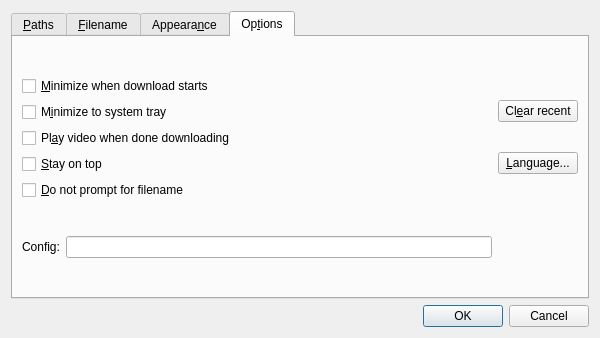
<?xml version="1.0" encoding="UTF-8"?>
<ui version="4.0">
 <class>Preferences</class>
 <widget class="QDialog" name="Preferences">
  <property name="geometry">
   <rect>
    <x>0</x>
    <y>0</y>
    <width>600</width>
    <height>338</height>
   </rect>
  </property>
  <property name="windowTitle">
   <string>Preferences</string>
  </property>
  <layout class="QGridLayout" name="gridLayout">
   <item row="0" column="0">
    <widget class="QTabWidget" name="tabWidget">
     <property name="currentIndex">
      <number>3</number>
     </property>
     <widget class="QWidget" name="tab">
      <attribute name="title">
       <string>&amp;Paths</string>
      </attribute>
      <layout class="QGridLayout" name="gridLayout_2">
       <item row="0" column="0">
        <widget class="QLabel" name="label">
         <property name="text">
          <string>&amp;quvi:</string>
         </property>
         <property name="buddy">
          <cstring>quviPathEdit</cstring>
         </property>
        </widget>
       </item>
       <item row="0" column="1" colspan="2">
        <widget class="QLineEdit" name="quviPathEdit">
         <property name="text">
          <string>&lt;replace with path and any additional options&gt;</string>
         </property>
        </widget>
       </item>
       <item row="0" column="3">
        <widget class="QPushButton" name="browseQuviBtn">
         <property name="text">
          <string>&amp;Browse...</string>
         </property>
        </widget>
       </item>
       <item row="1" column="0">
        <widget class="QLabel" name="label_8">
         <property name="text">
          <string>c&amp;url:</string>
         </property>
         <property name="buddy">
          <cstring>curlPathEdit</cstring>
         </property>
        </widget>
       </item>
       <item row="1" column="1" colspan="2">
        <widget class="QLineEdit" name="curlPathEdit">
         <property name="text">
          <string>&lt;replace with path and any additional options&gt;</string>
         </property>
        </widget>
       </item>
       <item row="1" column="3">
        <widget class="QPushButton" name="browseCurlBtn">
         <property name="text">
          <string>B&amp;rowse...</string>
         </property>
        </widget>
       </item>
       <item row="2" column="0">
        <widget class="QLabel" name="label_2">
         <property name="text">
          <string>P&amp;layer:</string>
         </property>
         <property name="buddy">
          <cstring>playerPathEdit</cstring>
         </property>
        </widget>
       </item>
       <item row="2" column="1" colspan="2">
        <widget class="QLineEdit" name="playerPathEdit">
         <property name="text">
          <string>&lt;replace with path and any additional options&gt;</string>
         </property>
        </widget>
       </item>
       <item row="2" column="3">
        <widget class="QPushButton" name="browsePlayerBtn">
         <property name="text">
          <string>Bro&amp;wse...</string>
         </property>
        </widget>
       </item>
       <item row="3" column="0">
        <widget class="QLabel" name="label_3">
         <property name="text">
          <string>u&amp;mph:</string>
         </property>
         <property name="buddy">
          <cstring>umphPathEdit</cstring>
         </property>
        </widget>
       </item>
       <item row="3" column="1" colspan="2">
        <widget class="QLineEdit" name="umphPathEdit">
         <property name="text">
          <string>&lt;replace with path and any additional options&gt;</string>
         </property>
        </widget>
       </item>
       <item row="3" column="3">
        <widget class="QPushButton" name="browseUmphBtn">
         <property name="text">
          <string>Brow&amp;se...</string>
         </property>
        </widget>
       </item>
       <item row="4" column="0" colspan="2">
        <widget class="QLabel" name="label_10">
         <property name="text">
          <string>S&amp;ave videos:</string>
         </property>
         <property name="buddy">
          <cstring>saveDirEdit</cstring>
         </property>
        </widget>
       </item>
       <item row="4" column="2">
        <widget class="QLineEdit" name="saveDirEdit">
         <property name="text">
          <string>&lt;replace with video save directory path&gt;</string>
         </property>
        </widget>
       </item>
       <item row="4" column="3">
        <widget class="QPushButton" name="browseSaveDirBtn">
         <property name="text">
          <string>Brows&amp;e...</string>
         </property>
        </widget>
       </item>
      </layout>
     </widget>
     <widget class="QWidget" name="tab_4">
      <attribute name="title">
       <string>&amp;Filename</string>
      </attribute>
      <layout class="QGridLayout" name="gridLayout_7">
       <item row="0" column="0">
        <widget class="QLabel" name="label_5">
         <property name="text">
          <string>F&amp;ilename format:</string>
         </property>
         <property name="buddy">
          <cstring>filenameFormatEdit</cstring>
         </property>
        </widget>
       </item>
       <item row="0" column="1">
        <widget class="QLineEdit" name="filenameFormatEdit">
         <property name="text">
          <string>%t.%s</string>
         </property>
        </widget>
       </item>
       <item row="0" column="2">
        <widget class="QComboBox" name="filenameFormatCombo">
         <item>
          <property name="text">
           <string>Default</string>
          </property>
         </item>
         <item>
          <property name="text">
           <string>Title, ID, Suffix</string>
          </property>
         </item>
         <item>
          <property name="text">
           <string>Title, ID, Host, Suffix</string>
          </property>
         </item>
        </widget>
       </item>
       <item row="1" column="0">
        <widget class="QLabel" name="label_6">
         <property name="text">
          <string>Tit&amp;le regexp:</string>
         </property>
         <property name="buddy">
          <cstring>regexpEdit</cstring>
         </property>
        </widget>
       </item>
       <item row="1" column="1">
        <widget class="QLineEdit" name="regexpEdit">
         <property name="text">
          <string>/(\w|\s)/g</string>
         </property>
        </widget>
       </item>
       <item row="1" column="2">
        <widget class="QComboBox" name="regexpCombo">
         <item>
          <property name="text">
           <string>Default</string>
          </property>
         </item>
         <item>
          <property name="text">
           <string>Word characters only</string>
          </property>
         </item>
         <item>
          <property name="text">
           <string>Digit characters only</string>
          </property>
         </item>
         <item>
          <property name="text">
           <string>Non-word characters only</string>
          </property>
         </item>
         <item>
          <property name="text">
           <string>Non-digit characters only</string>
          </property>
         </item>
         <item>
          <property name="text">
           <string>Non-whitespace characters only</string>
          </property>
         </item>
        </widget>
       </item>
       <item row="2" column="0">
        <widget class="QLabel" name="label_7">
         <property name="text">
          <string>Preview:</string>
         </property>
         <property name="buddy">
          <cstring>previewEdit</cstring>
         </property>
        </widget>
       </item>
       <item row="2" column="1">
        <widget class="QLineEdit" name="previewEdit">
         <property name="readOnly">
          <bool>true</bool>
         </property>
        </widget>
       </item>
       <item row="2" column="2">
        <widget class="QPushButton" name="refreshBtn">
         <property name="text">
          <string>&amp;Refresh</string>
         </property>
        </widget>
       </item>
       <item row="3" column="1">
        <spacer name="verticalSpacer">
         <property name="orientation">
          <enum>Qt::Vertical</enum>
         </property>
         <property name="sizeHint" stdset="0">
          <size>
           <width>20</width>
           <height>40</height>
          </size>
         </property>
        </spacer>
       </item>
      </layout>
     </widget>
     <widget class="QWidget" name="tab_2">
      <attribute name="title">
       <string>Appeara&amp;nce</string>
      </attribute>
      <layout class="QGridLayout" name="gridLayout_8">
       <item row="0" column="0">
        <widget class="QGroupBox" name="groupBox">
         <property name="title">
          <string>Program Icon</string>
         </property>
         <layout class="QFormLayout" name="formLayout">
          <item row="0" column="0">
           <widget class="QComboBox" name="iconCombo">
            <item>
             <property name="text">
              <string>Default</string>
             </property>
            </item>
            <item>
             <property name="text">
              <string>Custom</string>
             </property>
            </item>
           </widget>
          </item>
          <item row="0" column="1">
           <widget class="QLineEdit" name="iconPathEdit">
            <property name="enabled">
             <bool>false</bool>
            </property>
           </widget>
          </item>
          <item row="1" column="1">
           <widget class="QPushButton" name="browseIconBtn">
            <property name="enabled">
             <bool>false</bool>
            </property>
            <property name="text">
             <string>&amp;Browse...</string>
            </property>
           </widget>
          </item>
         </layout>
        </widget>
       </item>
      </layout>
     </widget>
     <widget class="QWidget" name="tab_3">
      <attribute name="title">
       <string>Op&amp;tions</string>
      </attribute>
      <layout class="QGridLayout" name="gridLayout_6">
       <item row="0" column="0">
        <layout class="QGridLayout" name="gridLayout_3">
         <item row="0" column="0">
          <widget class="QCheckBox" name="minWhenStartsBox">
           <property name="text">
            <string>&amp;Minimize when download starts</string>
           </property>
          </widget>
         </item>
         <item row="1" column="0">
          <widget class="QCheckBox" name="minToTrayBox">
           <property name="text">
            <string>M&amp;inimize to system tray</string>
           </property>
          </widget>
         </item>
         <item row="2" column="0">
          <widget class="QCheckBox" name="playWhenDoneBox">
           <property name="text">
            <string>Pl&amp;ay video when done downloading</string>
           </property>
          </widget>
         </item>
         <item row="3" column="0">
          <widget class="QCheckBox" name="stayOnTopBox">
           <property name="text">
            <string>&amp;Stay on top</string>
           </property>
          </widget>
         </item>
         <item row="4" column="0">
          <widget class="QCheckBox" name="dontPromptFilenameBox">
           <property name="text">
            <string>&amp;Do not prompt for filename</string>
           </property>
          </widget>
         </item>
        </layout>
       </item>
       <item row="0" column="1">
        <layout class="QGridLayout" name="gridLayout_4">
         <item row="0" column="0">
          <widget class="QPushButton" name="clearRecentBtn">
           <property name="text">
            <string>Cl&amp;ear recent</string>
           </property>
          </widget>
         </item>
         <item row="1" column="0">
          <widget class="QPushButton" name="languageBtn">
           <property name="text">
            <string>&amp;Language...</string>
           </property>
          </widget>
         </item>
        </layout>
       </item>
       <item row="1" column="0">
        <layout class="QGridLayout" name="gridLayout_5">
         <item row="0" column="0">
          <widget class="QLabel" name="label_9">
           <property name="text">
            <string>Config:</string>
           </property>
          </widget>
         </item>
         <item row="0" column="1">
          <widget class="QLineEdit" name="configEdit">
           <property name="readOnly">
            <bool>true</bool>
           </property>
          </widget>
         </item>
        </layout>
       </item>
      </layout>
     </widget>
    </widget>
   </item>
   <item row="1" column="0">
    <widget class="QDialogButtonBox" name="buttonBox">
     <property name="orientation">
      <enum>Qt::Horizontal</enum>
     </property>
     <property name="standardButtons">
      <set>QDialogButtonBox::Cancel|QDialogButtonBox::Ok</set>
     </property>
    </widget>
   </item>
  </layout>
 </widget>
 <tabstops>
  <tabstop>tabWidget</tabstop>
  <tabstop>quviPathEdit</tabstop>
  <tabstop>browseQuviBtn</tabstop>
  <tabstop>curlPathEdit</tabstop>
  <tabstop>browseCurlBtn</tabstop>
  <tabstop>playerPathEdit</tabstop>
  <tabstop>browsePlayerBtn</tabstop>
  <tabstop>umphPathEdit</tabstop>
  <tabstop>browseUmphBtn</tabstop>
  <tabstop>saveDirEdit</tabstop>
  <tabstop>browseSaveDirBtn</tabstop>
  <tabstop>filenameFormatEdit</tabstop>
  <tabstop>filenameFormatCombo</tabstop>
  <tabstop>regexpEdit</tabstop>
  <tabstop>regexpCombo</tabstop>
  <tabstop>previewEdit</tabstop>
  <tabstop>refreshBtn</tabstop>
  <tabstop>iconCombo</tabstop>
  <tabstop>iconPathEdit</tabstop>
  <tabstop>browseIconBtn</tabstop>
  <tabstop>minWhenStartsBox</tabstop>
  <tabstop>minToTrayBox</tabstop>
  <tabstop>playWhenDoneBox</tabstop>
  <tabstop>stayOnTopBox</tabstop>
  <tabstop>dontPromptFilenameBox</tabstop>
  <tabstop>clearRecentBtn</tabstop>
  <tabstop>languageBtn</tabstop>
  <tabstop>configEdit</tabstop>
  <tabstop>buttonBox</tabstop>
 </tabstops>
 <resources/>
 <connections>
  <connection>
   <sender>buttonBox</sender>
   <signal>accepted()</signal>
   <receiver>Preferences</receiver>
   <slot>accept()</slot>
   <hints>
    <hint type="sourcelabel">
     <x>236</x>
     <y>184</y>
    </hint>
    <hint type="destinationlabel">
     <x>157</x>
     <y>215</y>
    </hint>
   </hints>
  </connection>
  <connection>
   <sender>buttonBox</sender>
   <signal>rejected()</signal>
   <receiver>Preferences</receiver>
   <slot>reject()</slot>
   <hints>
    <hint type="sourcelabel">
     <x>304</x>
     <y>184</y>
    </hint>
    <hint type="destinationlabel">
     <x>286</x>
     <y>215</y>
    </hint>
   </hints>
  </connection>
  <connection>
   <sender>browsePlayerBtn</sender>
   <signal>clicked()</signal>
   <receiver>Preferences</receiver>
   <slot>onBrowsePlayer()</slot>
   <hints>
    <hint type="sourcelabel">
     <x>539</x>
     <y>106</y>
    </hint>
    <hint type="destinationlabel">
     <x>299</x>
     <y>94</y>
    </hint>
   </hints>
  </connection>
  <connection>
   <sender>browseQuviBtn</sender>
   <signal>clicked()</signal>
   <receiver>Preferences</receiver>
   <slot>onBrowseQuvi()</slot>
   <hints>
    <hint type="sourcelabel">
     <x>539</x>
     <y>64</y>
    </hint>
    <hint type="destinationlabel">
     <x>299</x>
     <y>94</y>
    </hint>
   </hints>
  </connection>
  <connection>
   <sender>clearRecentBtn</sender>
   <signal>clicked()</signal>
   <receiver>Preferences</receiver>
   <slot>onClearRecent()</slot>
   <hints>
    <hint type="sourcelabel">
     <x>579</x>
     <y>131</y>
    </hint>
    <hint type="destinationlabel">
     <x>299</x>
     <y>94</y>
    </hint>
   </hints>
  </connection>
  <connection>
   <sender>regexpCombo</sender>
   <signal>currentIndexChanged(int)</signal>
   <receiver>Preferences</receiver>
   <slot>onRegexpChanged(int)</slot>
   <hints>
    <hint type="sourcelabel">
     <x>492</x>
     <y>89</y>
    </hint>
    <hint type="destinationlabel">
     <x>299</x>
     <y>98</y>
    </hint>
   </hints>
  </connection>
  <connection>
   <sender>filenameFormatCombo</sender>
   <signal>currentIndexChanged(int)</signal>
   <receiver>Preferences</receiver>
   <slot>onFilenameFormatChanged(int)</slot>
   <hints>
    <hint type="sourcelabel">
     <x>492</x>
     <y>56</y>
    </hint>
    <hint type="destinationlabel">
     <x>299</x>
     <y>98</y>
    </hint>
   </hints>
  </connection>
  <connection>
   <sender>refreshBtn</sender>
   <signal>clicked()</signal>
   <receiver>Preferences</receiver>
   <slot>onRefresh()</slot>
   <hints>
    <hint type="sourcelabel">
     <x>492</x>
     <y>122</y>
    </hint>
    <hint type="destinationlabel">
     <x>299</x>
     <y>98</y>
    </hint>
   </hints>
  </connection>
  <connection>
   <sender>filenameFormatEdit</sender>
   <signal>editingFinished()</signal>
   <receiver>Preferences</receiver>
   <slot>onFilenameFormatEditingFinished()</slot>
   <hints>
    <hint type="sourcelabel">
     <x>231</x>
     <y>56</y>
    </hint>
    <hint type="destinationlabel">
     <x>299</x>
     <y>98</y>
    </hint>
   </hints>
  </connection>
  <connection>
   <sender>regexpEdit</sender>
   <signal>editingFinished()</signal>
   <receiver>Preferences</receiver>
   <slot>onRegexpEditingFinished()</slot>
   <hints>
    <hint type="sourcelabel">
     <x>231</x>
     <y>89</y>
    </hint>
    <hint type="destinationlabel">
     <x>299</x>
     <y>98</y>
    </hint>
   </hints>
  </connection>
  <connection>
   <sender>browseCurlBtn</sender>
   <signal>clicked()</signal>
   <receiver>Preferences</receiver>
   <slot>onBrowseCurl()</slot>
   <hints>
    <hint type="sourcelabel">
     <x>539</x>
     <y>90</y>
    </hint>
    <hint type="destinationlabel">
     <x>299</x>
     <y>99</y>
    </hint>
   </hints>
  </connection>
  <connection>
   <sender>languageBtn</sender>
   <signal>clicked()</signal>
   <receiver>Preferences</receiver>
   <slot>onLanguage()</slot>
   <hints>
    <hint type="sourcelabel">
     <x>514</x>
     <y>123</y>
    </hint>
    <hint type="destinationlabel">
     <x>299</x>
     <y>99</y>
    </hint>
   </hints>
  </connection>
  <connection>
   <sender>browseUmphBtn</sender>
   <signal>clicked()</signal>
   <receiver>Preferences</receiver>
   <slot>onBrowseUmph()</slot>
   <hints>
    <hint type="sourcelabel">
     <x>537</x>
     <y>170</y>
    </hint>
    <hint type="destinationlabel">
     <x>299</x>
     <y>138</y>
    </hint>
   </hints>
  </connection>
  <connection>
   <sender>browseSaveDirBtn</sender>
   <signal>clicked()</signal>
   <receiver>Preferences</receiver>
   <slot>onBrowseSaveDir()</slot>
   <hints>
    <hint type="sourcelabel">
     <x>537</x>
     <y>206</y>
    </hint>
    <hint type="destinationlabel">
     <x>299</x>
     <y>138</y>
    </hint>
   </hints>
  </connection>
  <connection>
   <sender>iconCombo</sender>
   <signal>currentIndexChanged(int)</signal>
   <receiver>Preferences</receiver>
   <slot>onProgramIconChanged(int)</slot>
   <hints>
    <hint type="sourcelabel">
     <x>74</x>
     <y>82</y>
    </hint>
    <hint type="destinationlabel">
     <x>299</x>
     <y>138</y>
    </hint>
   </hints>
  </connection>
  <connection>
   <sender>browseIconBtn</sender>
   <signal>clicked()</signal>
   <receiver>Preferences</receiver>
   <slot>onBrowseProgramIcon()</slot>
   <hints>
    <hint type="sourcelabel">
     <x>344</x>
     <y>114</y>
    </hint>
    <hint type="destinationlabel">
     <x>299</x>
     <y>138</y>
    </hint>
   </hints>
  </connection>
 </connections>
 <slots>
  <slot>onBrowseQuvi()</slot>
  <slot>onBrowsePlayer()</slot>
  <slot>onClearRecent()</slot>
  <slot>onBrowseUmph()</slot>
  <slot>onFilenameFormatChanged(int)</slot>
  <slot>onRegexpChanged(int)</slot>
  <slot>onRefresh()</slot>
  <slot>onFilenameFormatEditingFinished()</slot>
  <slot>onRegexpEditingFinished()</slot>
  <slot>onBrowseCurl()</slot>
  <slot>onBrowseSaveDir()</slot>
  <slot>onLanguage()</slot>
  <slot>onProgramIconChanged(int)</slot>
  <slot>onBrowseProgramIcon()</slot>
 </slots>
</ui>
